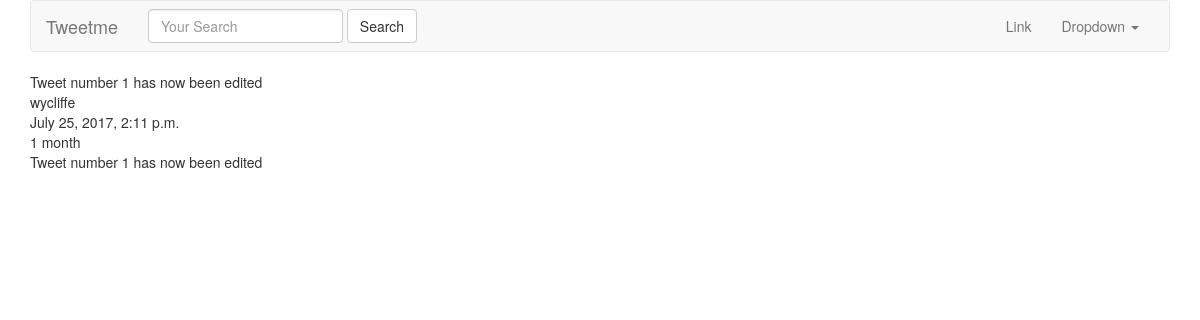
/tweet/1/, run on the app's committed database.
### tweets/models.py (models this page shows, shortened)
class Tweet(models.Model):
	user = models.ForeignKey(settings.AUTH_USER_MODEL, default=1) #id of 1.  Associating with the user.
	content	= models.CharField(max_length = 140 , validators=[validate_content])
	updated = models.DateTimeField(auto_now = True) # Read a little more of the documentation.
	timestamp = models.DateTimeField(auto_now_add = True)

### tweets/views.py (the view)
# urls.py: url(r'^(?P<pk>\d+)/$',TweetDetailView.as_view() , name= "detail"),  # /tweet/1/
class TweetDetailView(DetailView):
	queryset = Tweet.objects.all()

### tweets/templates/tweets/tweet_detail.html (shortened to what this page needs)
{% extends "base.html" %}
{% block content %}
	{{ object.content}} <br/>
	{{ object.user}} <br/>
	{{ object.timestamp}} <br/>
	{{ object.timestamp|timesince}} <br/>
	{{ object.content}} <br/>
{% endblock content %}

### data on the page
Tweet: content "Tweet number 1 has now been edited", user "wycliffe", timestamp "July 25, 2017, 2:11 p.m.", timestamp "1 month"
